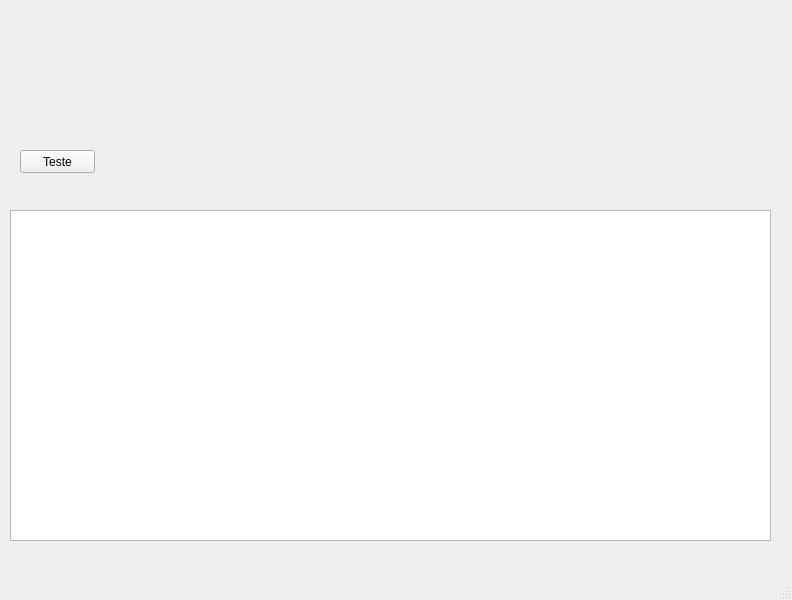
<?xml version="1.0" encoding="UTF-8"?>
<ui version="4.0">
 <class>MainWindow</class>
 <widget class="QMainWindow" name="MainWindow">
  <property name="geometry">
   <rect>
    <x>0</x>
    <y>0</y>
    <width>792</width>
    <height>600</height>
   </rect>
  </property>
  <property name="windowTitle">
   <string>MainWindow</string>
  </property>
  <widget class="QWidget" name="centralwidget">
   <widget class="QPushButton" name="opW_PushButton_TestaSpotify">
    <property name="geometry">
     <rect>
      <x>20</x>
      <y>150</y>
      <width>75</width>
      <height>23</height>
     </rect>
    </property>
    <property name="text">
     <string>Teste</string>
    </property>
   </widget>
   <widget class="QTextBrowser" name="opW_TextBrowserOut">
    <property name="geometry">
     <rect>
      <x>10</x>
      <y>210</y>
      <width>761</width>
      <height>331</height>
     </rect>
    </property>
   </widget>
  </widget>
  <widget class="QMenuBar" name="menubar">
   <property name="geometry">
    <rect>
     <x>0</x>
     <y>0</y>
     <width>792</width>
     <height>21</height>
    </rect>
   </property>
  </widget>
  <widget class="QStatusBar" name="statusbar"/>
 </widget>
 <resources/>
 <connections/>
</ui>
